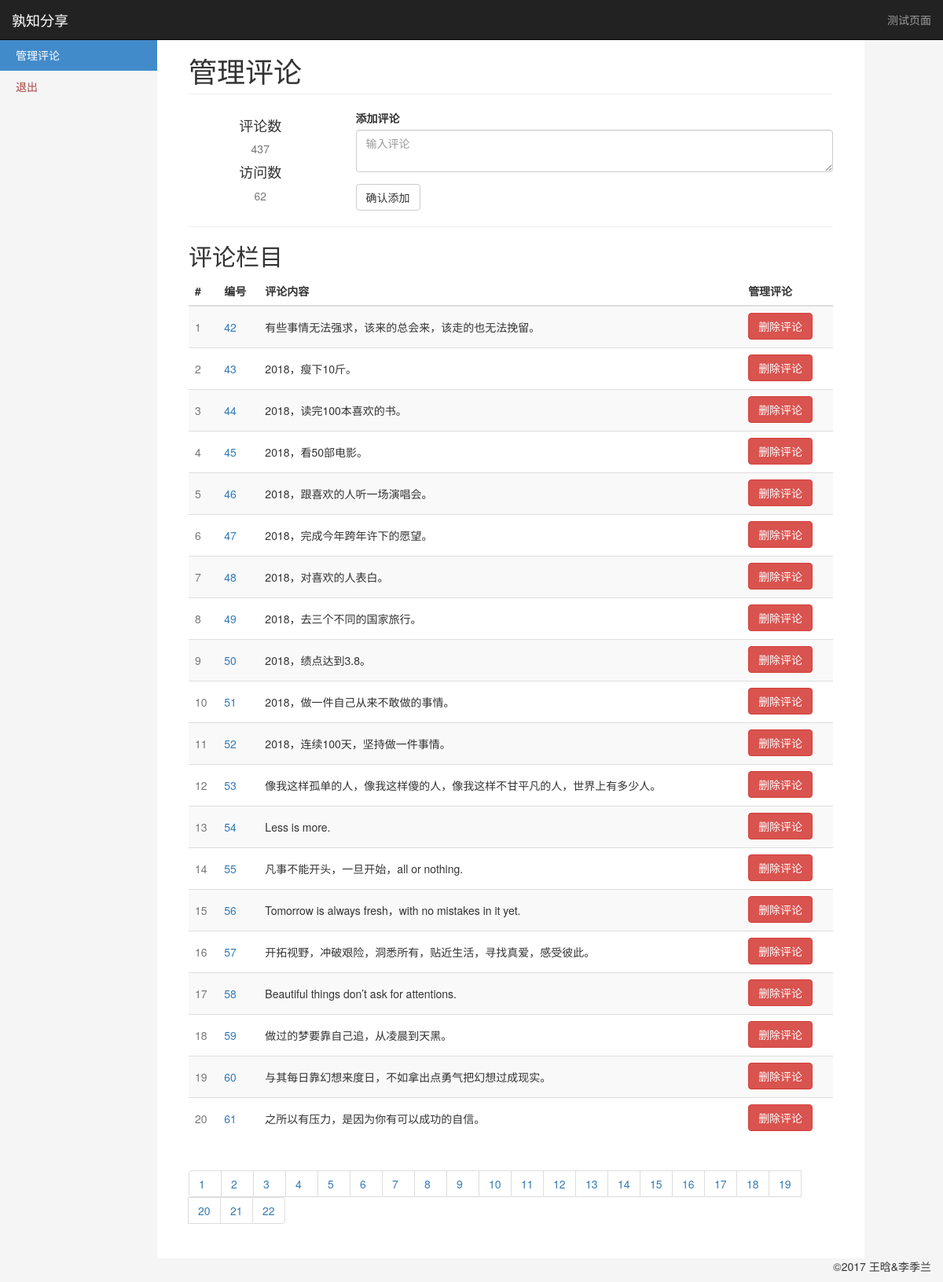
The page /manage3 on the database its author committed.
### app/models.py (models this page shows, shortened)
class Comment(db.Model):
    __tablename__ = 'comment'
    id = db.Column(db.Integer, primary_key=True)
    text = db.Column(db.String(256), nullable=False)

### app/views.py (the view)
@app.route('/manage', methods=["GET", "POST"])
@app.route('/manage<int:page>', methods=["GET", "POST"])
def manage(page=1):
    comments = comment_helper.get_all_comments()
    length = len(comments)
    p_list, start, end = comment_helper.get_page(length, pagesize=20, page=page)
    visit_count = visit_helper.get_all_count()
    count = {'visit': visit_count, 'com_len': length, 'page_list': p_list}
    return render_template('manage.html', comments=comments[start:end], count=count)

### app/dbhelper/comment_helper.py (called while the page is built)
def get_all_comments():
    comments = Comment.query.all()
    return comments

def get_page(length, page, pagesize=5):
    p_len = int(math.ceil(length / pagesize))
    p_list = range(1, p_len+1)
    start = 0
    end = pagesize
    if page and page > 1:
        start = (page-1) * pagesize
        end = page * pagesize
        if start > length:
            start = length - pagesize
            end = length
        elif end > length:
            end = length
    if page == 0:
        start = length - pagesize
        end = length
    return p_list, start, end

### app/dbhelper/visit_helper.py (called while the page is built)
def get_all_count():
    try:
        count = db.session.query(func.sum(Visit.visit_count)).scalar()
    except Exception:
        count = 0
    return count

### app/templates/manage.html (shortened to what this page needs)
{% extends "layout.html" %}
{% block body %}
    <nav class="navbar navbar-inverse navbar-fixed-top" role="navigation">
        <div class="container-fluid">
            <div class="navbar-header">
                <a class="navbar-brand" href="#">孰知分享</a>
            </div>
            <div class="navbar-collapse collapse">
                <ul class="nav navbar-nav navbar-right">
                    <li><a href="/comment">测试页面</a></li>
                </ul>
            </div>
        </div>
    </nav>
    <div class="container-fluid">
        <div class="row row-offcanvas row-offcanvas-left">
            <div class="col-sm-3 col-md-2 sidebar-offcanvas" id="sidebar" role="navigation">
                <ul class="nav nav-sidebar">
                    <li class="active"><a href="/manage">管理评论</a></li>
                    <li><a href="/logout" target="_ext" class="text-danger">退出</a></li>
                </ul>
            </div>
            <div class="col-sm-9 col-md-9 main">
                <h1 class="page-header">
                    管理评论
                </h1>
                <div class="row">
                    <div class="placeholders col-md-3">
                        <div class="placeholder text-center">
                            <h4>评论数</h4>
                            <span class="text-muted">{{ count.com_len }}</span>
                        </div>
                        <div class="placeholder text-center">
                            <h4>访问数</h4>
                            <span class="text-muted">{{ count.visit }}</span>
                        </div>
                    </div>
                    <div class="placeholders col-md-9">
                        <div class="form-group">
                            <label for="addComment">添加评论</label>
                            <textarea type="text" class="form-control" id="addComment" placeholder="输入评论"></textarea>
                        </div>
                        <button class="btn btn-default" onclick="addComment()">确认添加</button>
                    </div>
                </div>
                <hr>
                <h2 class="sub-header">评论栏目</h2>
                <div class="table-responsive">
                    <table class="table table-striped">
                        <thead>
                        <tr>
                            <th>#</th>
                            <th>编号</th>
                            <th>评论内容</th>
                            <th>管理评论</th>
                        </tr>
                        </thead>
                        <tbody id="comTable">
                        {% for comment in comments %}
                            <tr>
                                <td class="text-muted">{{ loop.index }}</td>
                                <td class="text-primary">{{ comment.id }}</td>
                                <td>{{ comment.text }}</td>
                                <td><span><button class="btn btn-danger"
                                                  onclick="deleteComment({{ comment.id }})">删除评论</button> </span></td>
                            </tr>
                        {% endfor %}
                        </tbody>
                    </table>
                </div>
                <nav aria-label="Page navigation">
                    <ul class="pagination">
                        {% for page in count.page_list %}
                            <li><a href="manage{{ page }}">{{ page }}</a></li>
                        {% endfor %}
                    </ul>
                </nav>
            </div>
        </div>
    </div>
{% endblock %}

### app/static/css/styles.css (style rules this page uses)
body { padding-top: 50px; background-color: #f5f5f5; }
.nav-sidebar { background-color: #f5f5f5; margin-right: -15px; margin-bottom: 20px; margin-left: -15px; }
.nav-sidebar > li > a { padding-right: 20px; padding-left: 20px; }
.nav-sidebar > .active > a { color: #fff; background-color: #428bca; }
.main { padding: 20px; background-color: #fff; }
@media (min-width: 768px) { .main { padding-right: 40px; padding-left: 40px; } }
.main .page-header { margin-top: 0; }
#comTable button { margin-top: 2x; margin-bottom: 2px; }
#comTable td { vertical-align: middle; }

### app/templates/layout.html (style rules this page uses)
.pagination li a { width: 42px; }

### rows shown on the page
Comment: id "42", text "有些事情无法强求，该来的总会来，该走的也无法挽留。"
Comment: id "43", text "2018，瘦下10斤。"
Comment: id "44", text "2018，读完100本喜欢的书。"
Comment: id "45", text "2018，看50部电影。"
Comment: id "46", text "2018，跟喜欢的人听一场演唱会。"
Comment: id "47", text "2018，完成今年跨年许下的愿望。"
Comment: id "48", text "2018，对喜欢的人表白。"
Comment: id "49", text "2018，去三个不同的国家旅行。"
Comment: id "50", text "2018，绩点达到3.8。"
Comment: id "51", text "2018，做一件自己从来不敢做的事情。"
Comment: id "52", text "2018，连续100天，坚持做一件事情。"
Comment: id "53", text "像我这样孤单的人，像我这样傻的人，像我这样不甘平凡的人，世界上有多少人。"
Comment: id "54", text "Less is more."
Comment: id "55", text "凡事不能开头，一旦开始，all or nothing."
Comment: id "56", text "Tomorrow is always fresh，with no mistakes in it yet."
Comment: id "57", text "开拓视野，冲破艰险，洞悉所有，贴近生活，寻找真爱，感受彼此。"
Comment: id "58", text "Beautiful things don’t ask for attentions."
Comment: id "59", text "做过的梦要靠自己追，从凌晨到天黑。"
Comment: id "60", text "与其每日靠幻想来度日，不如拿出点勇气把幻想过成现实。"
Comment: id "61", text "之所以有压力，是因为你有可以成功的自信。"

### other values the page prints
{{ count.com_len }} "437"
{{ count.visit }} "62"
{{ page }} "1" "2" "3" "4" "5" "6" "7" "8" "9" "10" "11" "12" "13" "14" "15" "16" "17" "18" "19" "20" "21" "22"
